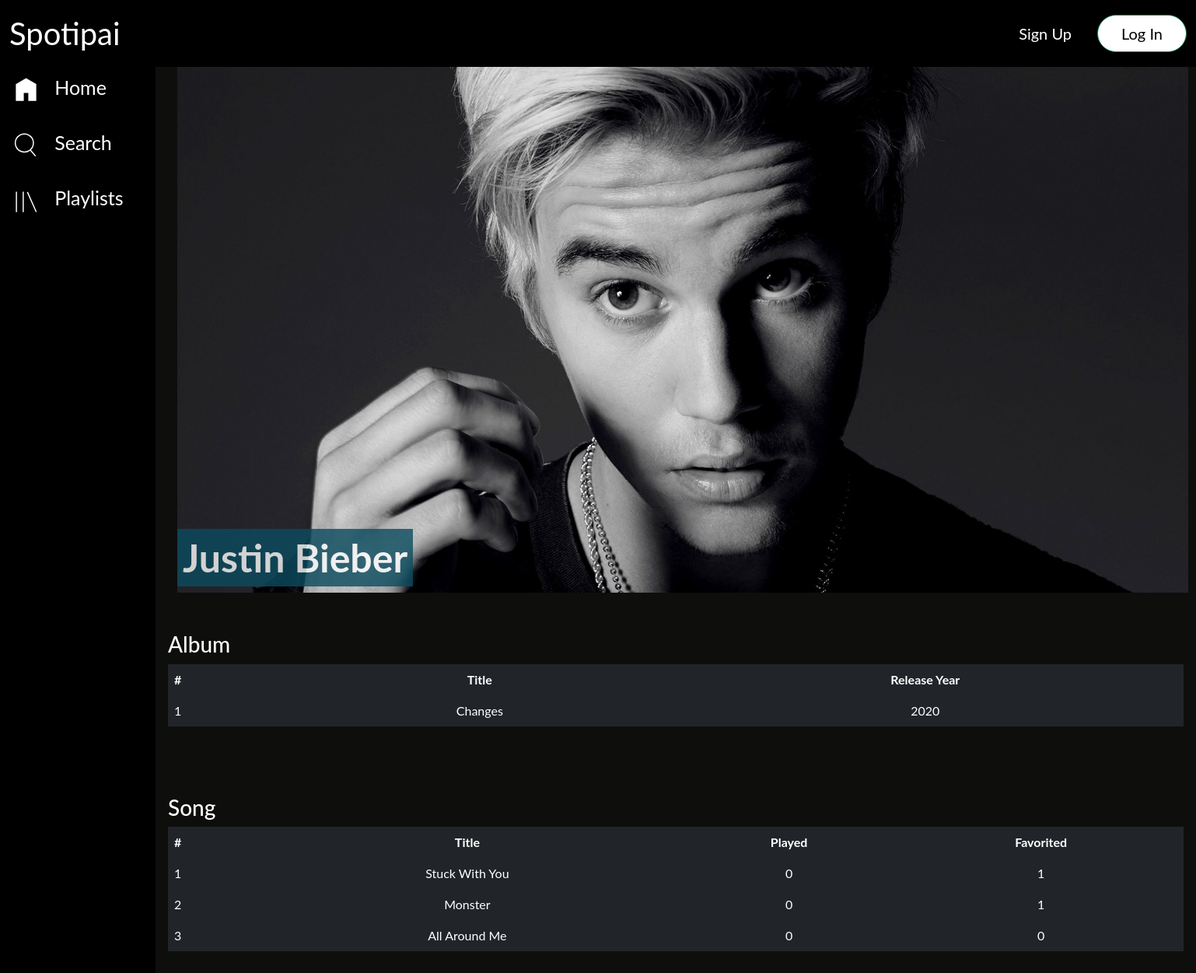
/about_artist.php?id_artist=1, run on the app's committed database.
### tables this page shows
CREATE TABLE `artist` (
  `id_artist` int(3) NOT NULL,
  `nama_artist` varchar(50) NOT NULL,
  `artist_image` varchar(200) NOT NULL,
  `about` text NOT NULL
);

CREATE TABLE `album` (
  `id_album` int(3) NOT NULL,
  `id_artist` int(3) NOT NULL,
  `title` varchar(150) NOT NULL,
  `year` int(4) NOT NULL
);

CREATE TABLE `song` (
  `id_song` int(3) NOT NULL,
  `title` varchar(220) NOT NULL,
  `year` int(4) NOT NULL,
  `song_file` varchar(200) NOT NULL,
  `played` int(6) NOT NULL DEFAULT 0
);

### about_artist.php (the view, shortened to what this page needs)
<?php
  include 'koneksi.php';
  $id_artist = $_GET['id_artist'];
  $artist = $koneksi->query("SELECT nama_artist, artist_image, about FROM artist WHERE id_artist = '$id_artist'")->fetch_assoc();
?>
<!DOCTYPE html>
<html>
<head>
	<link rel="stylesheet" type="text/css" href="style.css">
</head>
<body style="background-color: #0e0e0d">
		<?php
		include 'header.php';
		include 'sidebar.php';
		?>
<div class="content">
    <div class="container">
    <div id="image_div">
 <img src="artist_img/<?= $artist['artist_image'] ?>" style="width:100%">
 <p id="image_label"><span><?= $artist['nama_artist'] ?></span></p>
</div>
</div>
    <h3 style="margin-top: 50px; color: white;">Album</h3>
        <div>
        <?php
          $ambilalbum = $koneksi->query("SELECT id_album, title, year FROM album WHERE id_artist = '$id_artist'");
        ?>
          <div>
                <table class="table table-dark table-hover table-borderless">
                    <thead>
      				        <tr>
      					        <th scope="col">#</th>
      					        <th style="text-align: center;" scope="col">Title</th>
                        <th style="text-align: center;" scope="col">Release Year</th>
      				        </tr>
			              </thead>
                    <tbody>
                      <?php
                        $no = 1;
                        while($album = $ambilalbum->fetch_assoc()) {
                      ?>
                      <tr>
                        <td><?= $no ?></td>
                        <td style="text-align: center;"><?php echo "<a href='album_song.php?id_album=".$album['id_album']."'>".$album['title']."</a>" ?></td>
                        <td style="text-align: center;"><?= $album['year'] ?></td>
                      </tr>
                      <?php
                        $no++;
                        }
                      ?>
                    </tbody>
                </table>
          </div>
        </div>
<br><br><br>
<h3 style="color: white;">Song</h3>
        <div>
          <?php
            $ambillagu = $koneksi->query("SELECT s.id_song, s.title, s.played FROM song s JOIN song_artist sa ON s.id_song = sa.id_song WHERE sa.id_artist = '$id_artist'");
          ?>
                <div>
                <table class="table table-dark table-hover table-borderless">
                 <thead>
				          <tr>
    					        <th scope="col">#</th>
    					        <th style="text-align: center;" scope="col">Title</th>
                      <th style="text-align: center;" scope="col">Played</th>
                      <th style="text-align: center;" scope="col">Favorited</th>
				          </tr>
			           </thead>
                    <tbody>
                      <?php
                        $no = 1;
                        while($lagu = $ambillagu->fetch_assoc()) {
                          $countfav = $koneksi->query("SELECT id_user_fav_song FROM user_fav_song WHERE id_song = '$lagu[id_song]'");
                      ?>
                      <tr>
                        <td><?= $no ?></td>
                        <td style="text-align: center;"><a href="play.php?id=<?= $lagu['id_song'] ?>"><?= $lagu['title'] ?></a></td>
                        <td style="text-align: center;"><?= $lagu['played'] ?></td>
                        <td style="text-align: center;"><?= number_format($countfav->num_rows) ?></td>
                      </tr>
                      <?php
                          $no++;
                        }
                      ?>
                    </tbody>
                </table>
    </div>
</div>
<br><br>
	</body>
</html>

### style.css (style rules this page uses)
body { background-color: #0e0e0d; }
.content { margin-top: 30px; }

### about_artist.php (style rules this page uses)
.container { position: relative; width: 100%; }
#image_div { width:1300px; margin-left:; position:relative; }
#image_div img { width:100%; }
#image_div #image_label { margin:0px; position:absolute; bottom:7px; }
#image_div #image_label span { background-color: #0B4C5F; opacity:0.8; font-size:50px; padding:7px; box-sizing:border-box; color:white; font-weight:bold; }
a { text-decoration: none; color: inherit; }

### sidebar.php (style rules this page uses)
body { margin: 0; font-family: "Lato", sans-serif; }
div.content { margin-left: 200px; padding: 1px 16px; height: 1000px; }

### data on the page
artist: artist_image (picture), nama_artist "Justin Bieber"
album: title "Changes", year "2020"
song: title "Stuck With You", played "0", id_song "1"
song: title "Monster", played "0"
song: title "All Around Me", played "0"
